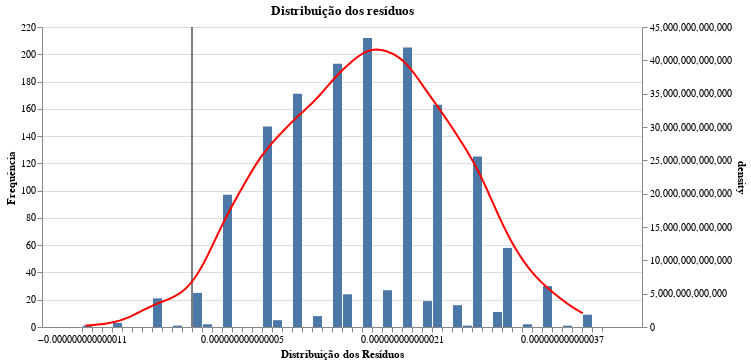

Notebook code for this chart:
### Code cell
# Histograma
hist =alt.Chart(df_eval.reset_index()).mark_bar().encode(
    x=alt.X("residual", bin=alt.Bin(maxbins=50), title='Distribuição dos Resíduos'),
    y=alt.Y('count()',title='Frequência')
)
# Linha vertical no zero
linha_zero = (
    alt.Chart(pd.DataFrame({"x": [0]}))
    .mark_rule(color="black")
    .encode(x="x:Q")
)
# KDE (curva suavizada) — opcional
kde = (
    alt.Chart(df_eval.reset_index())
    .transform_density(
        "residual",
        as_=["residual", "density"]
    )
    .mark_line(color="red")
    .encode(
        x="residual:Q",
        y="density:Q"
    )
)

(hist + linha_zero + kde).resolve_scale(
    y="independent"
).properties(
    width=600,
    height=300,
    title="Distribuição dos resíduos"
)

### Figure 1 — Vega-Lite specification as saved in the notebook (floating-point values rounded to 4 significant figures; data arrays with more than 128 entries replaced by an {"elided": "..."} marker saying what was removed)
{"config": {"view": {"continuousWidth": 300, "continuousHeight": 300}}, "layer": [{"data": {"name": "data-21fb144359e0dd032ac734eeb9eadea0"}, "mark": {"type": "bar"}, "encoding": {"x": {"bin": {"maxbins": 50}, "field": "residual", "title": "Distribuição dos Resíduos", "type": "quantitative"}, "y": {"aggregate": "count", "title": "Frequência", "type": "quantitative"}}}, {"data": {"name": "data-d285a7403ed98ae579761d64a864032b"}, "mark": {"type": "rule", "color": "black"}, "encoding": {"x": {"field": "x", "type": "quantitative"}}}, {"data": {"name": "data-21fb144359e0dd032ac734eeb9eadea0"}, "mark": {"type": "line", "color": "red"}, "encoding": {"x": {"field": "residual", "type": "quantitative"}, "y": {"field": "density", "type": "quantitative"}}, "transform": [{"density": "residual", "as": ["residual", "density"]}]}], "height": 300, "resolve": {"scale": {"y": "independent"}}, "title": "Distribuição dos resíduos", "width": 600, "$schema": "https://vega.github.io/schema/vega-lite/v6.1.0.json", "datasets": {"data-21fb144359e0dd032ac734eeb9eadea0": {"elided": "1577 records"}, "data-d285a7403ed98ae579761d64a864032b": [{"x": 0}]}}
